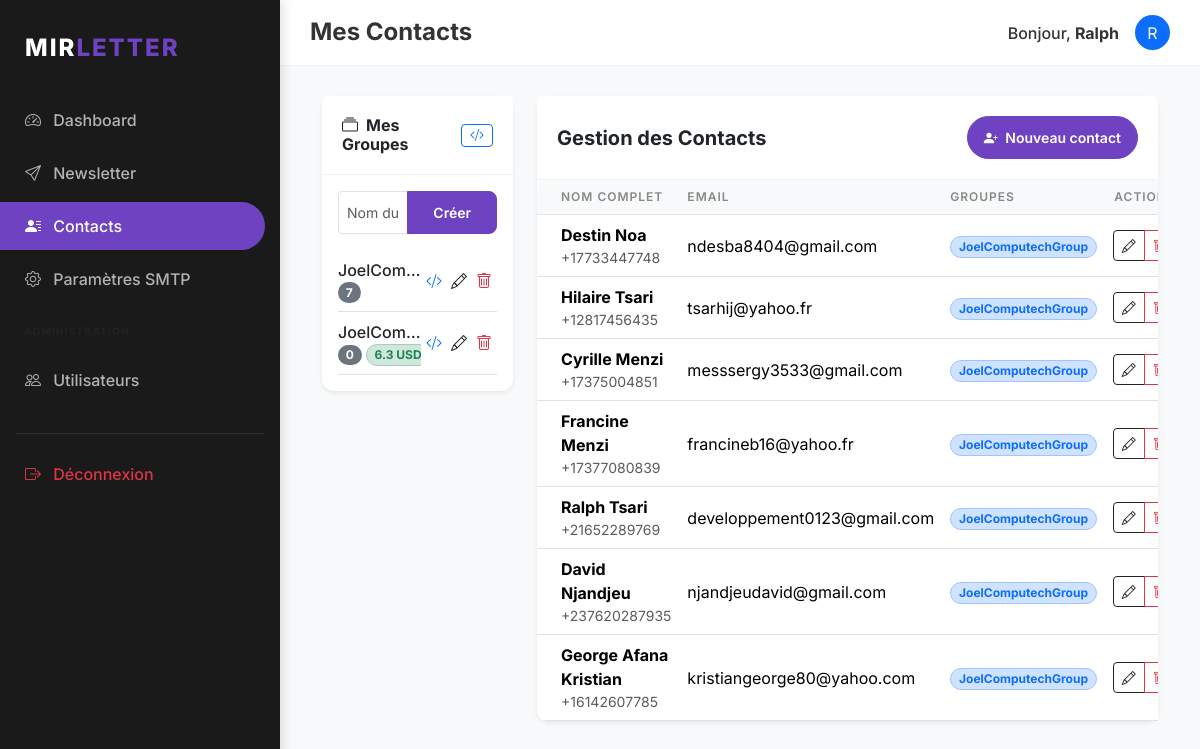
/contacts/ (signed in), run on the app's committed database.
### models/user.py (models this page shows, shortened)
class User(db.Model, UserMixin):
    __tablename__ = 'users'
    id = db.Column(db.Integer, primary_key=True)
    username = db.Column(db.String(64), unique=True, nullable=False, index=True)
    password_hash = db.Column(db.String(128), nullable=False)
    role = db.Column(db.String(20), default='user') # 'superadmin' or 'user'
    smtp_configs = db.relationship('SMTPConfig', backref='user', lazy='dynamic', cascade='all, delete-orphan')
    contacts = db.relationship('Contact', backref='owner', lazy='dynamic', cascade='all, delete-orphan')
    groups = db.relationship('Group', backref='owner', lazy='dynamic', cascade='all, delete-orphan')
    sent_emails = db.relationship('SentEmail', backref='user', lazy='dynamic', cascade='all, delete-orphan')

### models/contact.py (models this page shows, shortened)
class Group(db.Model):
    __tablename__ = 'groups'
    id = db.Column(db.Integer, primary_key=True)
    name = db.Column(db.String(64), nullable=False)
    user_id = db.Column(db.Integer, db.ForeignKey('users.id'), nullable=False)
    is_paid = db.Column(db.Boolean, default=False)
    price = db.Column(db.Float, default=0.0)
    currency = db.Column(db.String(3), default='eur')
    stripe_price_id = db.Column(db.String(128))
    description = db.Column(db.Text)
    welcome_email_subject = db.Column(db.String(128))
    welcome_email_body = db.Column(db.Text)
    smtp_config_id = db.Column(db.Integer, db.ForeignKey('smtp_configs.id'), nullable=True)
    smtp_config = db.relationship('SMTPConfig')
    subscriptions = db.relationship('Subscription', back_populates='group', cascade='all, delete-orphan')

class Contact(db.Model):
    __tablename__ = 'contacts'
    id = db.Column(db.Integer, primary_key=True)
    user_id = db.Column(db.Integer, db.ForeignKey('users.id'), nullable=False)
    first_name = db.Column(db.String(64), nullable=False)
    last_name = db.Column(db.String(64), nullable=False)
    email = db.Column(db.String(120), nullable=False, index=True)
    phone = db.Column(db.String(20))
    tags = db.Column(db.String(128))
    subscriptions = db.relationship('Subscription', back_populates='contact', cascade='all, delete-orphan')
    @property
    def full_name(self):
        return f"{self.first_name} {self.last_name}"

class Subscription(db.Model):
    __tablename__ = 'subscriptions'
    contact_id = db.Column(db.Integer, db.ForeignKey('contacts.id'), primary_key=True)
    group_id = db.Column(db.Integer, db.ForeignKey('groups.id'), primary_key=True)
    subscribed_at = db.Column(db.DateTime, default=datetime.utcnow)
    stripe_subscription_id = db.Column(db.String(128)) # ID de l'abonnement Stripe pour annulation
    contact = db.relationship('Contact', back_populates='subscriptions')
    group = db.relationship('Group', back_populates='subscriptions')

### routes/contacts.py (the view)
@contacts.route('/')
@login_required
def list_contacts():
    user_contacts = Contact.query.filter_by(user_id=current_user.id).all()
    user_groups = Group.query.filter_by(user_id=current_user.id).all()
    return render_template('contacts/list_contacts.html', title='Mes Contacts', contacts=user_contacts, groups=user_groups)

### models/user.py (called while the page is built)
@login_manager.user_loader
def load_user(user_id):
    return User.query.get(int(user_id))

### templates/contacts/list_contacts.html (shortened to what this page needs)
{% extends "base.html" %}
{% block content %}
<div class="row">
    <div class="col-md-3">
        <div class="card border-0 shadow-sm mb-4">
            <div class="card-header bg-white d-flex justify-content-between align-items-center">
                <h6 class="m-0 fw-bold"><i class="bi bi-collection me-2"></i>Mes Groupes</h6>
                <button class="btn btn-sm btn-outline-primary py-0" onclick="showGlobalIframe()" title="Code Iframe Global">
                    <i class="bi bi-code-slash"></i>
                </button>
            </div>
            <div class="card-body">
                <form action="{{ url_for('contacts.add_group') }}" method="POST" class="mb-3">
                    <div class="input-group">
                        <input type="text" name="name" class="form-control form-control-sm" placeholder="Nom du groupe" required>
                        <button class="btn btn-sm btn-primary" type="submit">Créer</button>
                    </div>
                </form>
                <div class="list-group list-group-flush">
                    {% for group in groups %}
                    <div class="list-group-item d-flex justify-content-between align-items-center px-0 bg-transparent border-bottom">
                        <div class="overflow-hidden">
                            <span class="fw-medium text-truncate d-block">{{ group.name }}</span>
                            <div class="d-flex align-items-center">
                                <span class="badge bg-secondary rounded-pill small">{{ group.subscriptions|length }}</span>
                                {% if group.is_paid %}
                                <span class="badge bg-success-subtle text-success border border-success-subtle rounded-pill small ms-1">
                                    {{ group.price }} {{ group.currency.upper() }}
                                </span>
                                {% endif %}
                            </div>
                        </div>
                        <div class="btn-group">
                            <button class="btn btn-link p-1 text-primary small"
                                    onclick="showGroupIframe('{{ group.id }}', '{{ group.name }}')"
                                    title="Code Iframe du groupe">
                                <i class="bi bi-code-slash"></i>
                            </button>
                            <a href="{{ url_for('contacts.edit_group', id=group.id) }}" class="btn btn-link p-1 text-dark small">
                                <i class="bi bi-pencil"></i>
                            </a>
                            <a href="{{ url_for('contacts.delete_group', id=group.id) }}" class="btn btn-link p-1 text-danger small" onclick="return confirm('Supprimer ce groupe ?')">
                                <i class="bi bi-trash"></i>
                            </a>
                        </div>
                    </div>
                    {% else %}
                    <p class="text-muted small text-center my-3">Aucun groupe créé.</p>
                    {% endfor %}
                </div>
            </div>
        </div>
    </div>
    <div class="col-md-9">
        <div class="card border-0 shadow-sm">
            <div class="card-header bg-white d-flex justify-content-between align-items-center">
                <h5 class="m-0 fw-bold">Gestion des Contacts</h5>
                <a href="{{ url_for('contacts.add_contact') }}" class="btn btn-primary btn-sm rounded-pill px-3">
                    <i class="bi bi-person-plus-fill me-1"></i> Nouveau contact
                </a>
            </div>
            <div class="card-body p-0">
                <div class="table-responsive">
                    <table class="table table-hover align-middle mb-0">
                        <thead>
                            <tr>
                                <th class="ps-4">Nom Complet</th>
                                <th>Email</th>
                                <th>Groupes</th>
                                <th class="pe-4 text-end">Actions</th>
                            </tr>
                        </thead>
                        <tbody>
                            {% for contact in contacts %}
                            <tr>
                                <td class="ps-4">
                                    <div class="fw-bold">{{ contact.full_name }}</div>
                                    <div class="small text-muted">{{ contact.phone or '' }}</div>
                                </td>
                                <td>{{ contact.email }}</td>
                                <td>
                                    {% for sub in contact.subscriptions %}
                                    <span class="badge bg-primary-subtle text-primary border border-primary-subtle rounded-pill small">{{ sub.group.name }}</span>
                                    {% else %}
                                    <span class="text-muted small">-</span>
                                    {% endfor %}
                                </td>
                                <td class="pe-4 text-end">
                                    <div class="btn-group">
                                        <a href="{{ url_for('contacts.edit_contact', id=contact.id) }}" class="btn btn-sm btn-outline-dark">
                                            <i class="bi bi-pencil"></i>
                                        </a>
                                        <a href="{{ url_for('contacts.delete_contact', id=contact.id) }}" class="btn btn-sm btn-outline-danger" onclick="return confirm('Supprimer ce contact ?')">
                                            <i class="bi bi-trash"></i>
                                        </a>
                                    </div>
                                </td>
                            </tr>
                            {% endfor %}
                        </tbody>
                    </table>
                </div>
            </div>
        </div>
    </div>
</div>
{% endblock %}

### templates/base.html (shortened to what this page needs)
<!DOCTYPE html>
<html lang="fr">
<head>
    {{ bootstrap.load_css() }}
    <link rel="stylesheet" href="{{ url_for('static', filename='css/style.css') }}">
    <link rel="stylesheet" href="https://cdn.jsdelivr.net/npm/bootstrap-icons@1.11.1/font/bootstrap-icons.css">
</head>
<body>
    {% if current_user.is_authenticated %}
    <div class="sidebar">
        <div class="sidebar-brand">
            MIR<span>LETTER</span>
        </div>
        <nav class="nav flex-column">
            <a class="nav-link {{ 'active' if request.endpoint == 'main.dashboard' }}" href="{{ url_for('main.dashboard') }}">
                <i class="bi bi-speedometer2 me-2"></i> Dashboard
            </a>
            <a class="nav-link {{ 'active' if 'newsletter' in request.endpoint }}" href="{{ url_for('newsletter.compose') }}">
                <i class="bi bi-send me-2"></i> Newsletter
            </a>
            <a class="nav-link {{ 'active' if 'contacts' in request.endpoint }}" href="{{ url_for('contacts.list_contacts') }}">
                <i class="bi bi-person-lines-fill me-2"></i> Contacts
            </a>
            <a class="nav-link {{ 'active' if 'settings' in request.endpoint }}" href="{{ url_for('settings.list_smtp') }}">
                <i class="bi bi-gear me-2"></i> Paramètres SMTP
            </a>
            {% if current_user.role == 'superadmin' %}
            <div class="px-4 py-3 text-uppercase small fw-bold text-muted" style="font-size: 0.65rem; letter-spacing: 1px;">Administration</div>
            <a class="nav-link {{ 'active' if 'admin' in request.endpoint }}" href="{{ url_for('admin.list_users') }}">
                <i class="bi bi-people me-2"></i> Utilisateurs
            </a>
            {% endif %}
            <hr class="mx-3 border-secondary opacity-25 mt-4">
            <a class="nav-link text-danger" href="{{ url_for('auth.logout') }}">
                <i class="bi bi-box-arrow-right me-2"></i> Déconnexion
            </a>
        </nav>
    </div>
    <nav class="top-navbar d-flex justify-content-between align-items-center">
        <h4 class="m-0 fw-bold">{{ title }}</h4>
        <div class="user-info d-flex align-items-center">
            <span class="me-3 fw-medium">Bonjour, <strong>{{ current_user.username }}</strong></span>
            <div class="bg-primary rounded-circle d-flex align-items-center justify-content-center text-white" style="width: 35px; height: 35px;">
                {{ current_user.username[0].upper() }}
            </div>
        </div>
    </nav>
    {% endif %}
    <div class="{% if current_user.is_authenticated %}main-content{% endif %}">
        <div class="container-fluid">
            {% block content %}{% endblock %}
        </div>
    </div>
</body>
</html>

### static/css/style.css (style rules this page uses)
:root { --primary-color: #6f42c1; --secondary-color: #8a2be2; --dark-bg: #1a1a1a; --darker-bg: #121212; --light-text: #ffffff; --gray-text: #b3b3b3; --sidebar-width: 280px; }
body { font-family: 'Inter', -apple-system, BlinkMacSystemFont, "Segoe UI", Roboto, sans-serif; background-color: #f8f9fa; color: #333; }
.sidebar { position: fixed; top: 0; bottom: 0; left: 0; z-index: 100; width: var(--sidebar-width); padding: 20px 0; background-color: var(--dark-bg); color: var(--light-text); box-shadow: 4px 0 10px rgba(0,0,0,0.1); }
.sidebar .nav-link { color: var(--gray-text); padding: 12px 25px; font-weight: 500; border-radius: 0 50px 50px 0; margin-right: 15px; margin-bottom: 5px; transition: all 0.3s; }
.sidebar .nav-link.active { color: var(--light-text); background-color: var(--primary-color); }
.sidebar-brand { padding: 10px 25px 30px; font-size: 1.5rem; font-weight: 800; letter-spacing: 2px; color: var(--light-text); text-transform: uppercase; }
.sidebar-brand span { color: var(--primary-color); }
.main-content { margin-left: var(--sidebar-width); padding: 30px; }
.card { border: none; border-radius: 12px; box-shadow: 0 5px 15px rgba(0,0,0,0.05); margin-bottom: 25px; }
.card-header { background-color: transparent; border-bottom: 1px solid rgba(0,0,0,0.05); padding: 20px; font-weight: 700; }
.btn-primary { background-color: var(--primary-color); border-color: var(--primary-color); padding: 10px 25px; border-radius: 8px; font-weight: 600; }
.top-navbar { margin-left: var(--sidebar-width); background-color: white; padding: 15px 30px; border-bottom: 1px solid rgba(0,0,0,0.05); }
.table { border-radius: 10px; overflow: hidden; }
.table thead th { background-color: #f8f9fa; border-top: none; font-weight: 600; text-transform: uppercase; font-size: 0.75rem; letter-spacing: 1px; color: #888; }

### data on the page
User: username "Ralph", username "R"
Group: name "JoelCom…", subscriptions|length "7"
Group: name "JoelCom…", subscriptions|length "0", price "6.3", currency "USD"
Contact: full_name "Destin Noa", phone "+17733447748", email "ndesba8404@gmail.com"
Subscription: group.name "JoelComputechGroup"
Contact: full_name "Hilaire Tsari", phone "+12817456435", email "tsarhij@yahoo.fr"
Subscription: group.name "JoelComputechGroup"
Contact: full_name "Cyrille Menzi", phone "+17375004851", email "messsergy3533@gmail.com"
Subscription: group.name "JoelComputechGroup"
Contact: full_name "Francine Menzi", phone "+17377080839", email "francineb16@yahoo.fr"
Subscription: group.name "JoelComputechGroup"
Contact: full_name "Ralph Tsari", phone "+21652289769", email "developpement0123@gmail.com"
Subscription: group.name "JoelComputechGroup"
Contact: full_name "David Njandjeu", phone "+237620287935", email "njandjeudavid@gmail.com"
Subscription: group.name "JoelComputechGroup"
Contact: full_name "George Afana Kristian", phone "+16142607785", email "kristiangeorge80@yahoo.com"
Subscription: group.name "JoelComputechGroup"

### other printed values
{{ title }} "Mes Contacts"
